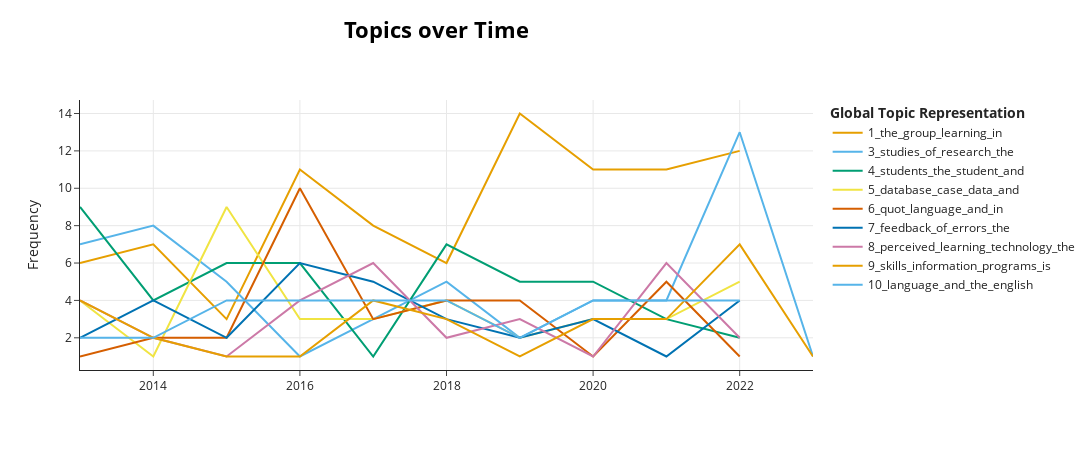

Notebook cell for this chart:
### Code cell
model.visualize_topics_over_time(topics_over_time, topics=[1, 3, 4, 5, 6, 7, 8, 9, 10])
#can innclude topics changing topics_over_time TO topics_over_time, topics=[x, y, z, etc.]

### Figure 1 — Plotly figure (JSON) as saved in the notebook; plotly's stock layout.template omitted (floating-point values rounded to 4 significant figures)
{"data": [{"hoverinfo": "text", "hovertext": ["<b>Topic 1</b><br>Words: group, the, vocabulary, experimental, learning", "<b>Topic 1</b><br>Words: group, the, in, students, experimental", "<b>Topic 1</b><br>Words: chinese, prewriting, characters, cfl, the", "<b>Topic 1</b><br>Words: writing, the, group, in, learning", "<b>Topic 1</b><br>Words: the, learners, group, were, grammar", "<b>Topic 1</b><br>Words: writing, group, the, were, and", "<b>Topic 1</b><br>Words: group, the, learning, english, in", "<b>Topic 1</b><br>Words: the, learning, group, learners, were", "<b>Topic 1</b><br>Words: group, the, writing, and, experimental", "<b>Topic 1</b><br>Words: the, recasts, learning, english, group"], "marker": {"color": "#E69F00"}, "mode": "lines", "name": "1_the_group_learning_in", "type": "scatter", "x": [2013, 2014, 2015, 2016, 2017, 2018, 2019, 2020, 2021, 2022], "y": [6, 7, 3, 11, 8, 6, 14, 11, 11, 12]}, {"hoverinfo": "text", "hovertext": ["<b>Topic 3</b><br>Words: studies, research, effect, of, and", "<b>Topic 3</b><br>Words: mall, studies, of, the, research", "<b>Topic 3</b><br>Words: studies, meta, effect, cmc, research", "<b>Topic 3</b><br>Words: meta, call, sla, studies, covering", "<b>Topic 3</b><br>Words: language, learning, studies, most, and", "<b>Topic 3</b><br>Words: meta, studies, of, research, analyses", "<b>Topic 3</b><br>Words: mobile, effect, l2, studies, assisted", "<b>Topic 3</b><br>Words: studies, the, research, of, were", "<b>Topic 3</b><br>Words: learning, studies, vocabulary, lesl, research", "<b>Topic 3</b><br>Words: studies, tpack, of, the, research", "<b>Topic 3</b><br>Words: srt, were, most, disadvantages, studies"], "marker": {"color": "#56B4E9"}, "mode": "lines", "name": "3_studies_of_research_the", "type": "scatter", "x": [2013, 2014, 2015, 2016, 2017, 2018, 2019, 2020, 2021, 2022, 2023], "y": [7, 8, 5, 1, 3, 5, 2, 4, 4, 13, 1]}, {"hoverinfo": "text", "hovertext": ["<b>Topic 4</b><br>Words: students, course, the, and, student", "<b>Topic 4</b><br>Words: students, digital, discussions, we, online", "<b>Topic 4</b><br>Words: student, students, the, and, classroom", "<b>Topic 4</b><br>Words: tutorial, for, the, learning, student", "<b>Topic 4</b><br>Words: instructor, ic, course, adoption, professor", "<b>Topic 4</b><br>Words: the, students, and, of, digital", "<b>Topic 4</b><br>Words: student, the, exams, team, of", "<b>Topic 4</b><br>Words: class, students, and, participation, the", "<b>Topic 4</b><br>Words: class, agendas, phase, student, in", "<b>Topic 4</b><br>Words: instructional, remote, students, synchronous, instructor"], "marker": {"color": "#009E73"}, "mode": "lines", "name": "4_students_the_student_and", "type": "scatter", "x": [2013, 2014, 2015, 2016, 2017, 2018, 2019, 2020, 2021, 2022], "y": [9, 4, 6, 6, 1, 7, 5, 5, 3, 2]}, {"hoverinfo": "text", "hovertext": ["<b>Topic 5</b><br>Words: database, case, and, to, data", "<b>Topic 5</b><br>Words: database, design, data, inadequate, consequences", "<b>Topic 5</b><br>Words: database, business, case, data, and", "<b>Topic 5</b><br>Words: database, design, and, server, case", "<b>Topic 5</b><br>Words: database, case, carol, business, to", "<b>Topic 5</b><br>Words: database, case, mathematica, and, data", "<b>Topic 5</b><br>Words: visualization, command, data, the, class", "<b>Topic 5</b><br>Words: data, case, database, legacy, system", "<b>Topic 5</b><br>Words: case, data, wait, are, systems", "<b>Topic 5</b><br>Words: database, data, case, the, students"], "marker": {"color": "#F0E442"}, "mode": "lines", "name": "5_database_case_data_and", "type": "scatter", "x": [2013, 2014, 2015, 2016, 2017, 2018, 2019, 2020, 2021, 2022], "y": [4, 1, 9, 3, 3, 4, 2, 3, 3, 5]}, {"hoverinfo": "text", "hovertext": ["<b>Topic 6</b><br>Words: culture, will, at, language, look", "<b>Topic 6</b><br>Words: born, healthcare, quot, icw, nurses", "<b>Topic 6</b><br>Words: and, language, quot, in, literacies", "<b>Topic 6</b><br>Words: quot, language, the, llt, of", "<b>Topic 6</b><br>Words: quot, language, and, learning, multilingual", "<b>Topic 6</b><br>Words: language, in, writing, and, of", "<b>Topic 6</b><br>Words: quot, language, and, media, in", "<b>Topic 6</b><br>Words: quot, language, levine, at, in", "<b>Topic 6</b><br>Words: language, digital, quot, and, the", "<b>Topic 6</b><br>Words: radio, broadcasts, access, en, casa"], "marker": {"color": "#D55E00"}, "mode": "lines", "name": "6_quot_language_and_in", "type": "scatter", "x": [2013, 2014, 2015, 2016, 2017, 2018, 2019, 2020, 2021, 2022], "y": [1, 2, 2, 10, 3, 4, 4, 1, 5, 1]}, {"hoverinfo": "text", "hovertext": ["<b>Topic 7</b><br>Words: linking, adverbials, ddl, phrases, speakers", "<b>Topic 7</b><br>Words: corpus, ddl, language, of, to", "<b>Topic 7</b><br>Words: correct, feedback, criterion, immediate, error", "<b>Topic 7</b><br>Words: errors, awe, feedback, of, causal", "<b>Topic 7</b><br>Words: concordance, of, feedback, errors, corpus", "<b>Topic 7</b><br>Words: errors, awcf, of, feedback, which", "<b>Topic 7</b><br>Words: approach, the, knowledge, complexity, that", "<b>Topic 7</b><br>Words: mt, writing, errors, feedback, gcs", "<b>Topic 7</b><br>Words: microsystems, accuracy, writings, balanced, features", "<b>Topic 7</b><br>Words: feedback, awe, the, writing, game"], "marker": {"color": "#0072B2"}, "mode": "lines", "name": "7_feedback_of_errors_the", "type": "scatter", "x": [2013, 2014, 2015, 2016, 2017, 2018, 2019, 2020, 2021, 2022], "y": [2, 4, 2, 6, 5, 3, 2, 3, 1, 4]}, {"hoverinfo": "text", "hovertext": ["<b>Topic 8</b><br>Words: technology, learning, perceived, use, of", "<b>Topic 8</b><br>Words: learning, synchronicity, ubiquitous, satisfaction, the", "<b>Topic 8</b><br>Words: erp, expectancy, effort, attitude, positively", "<b>Topic 8</b><br>Words: perceived, acceptance, factors, model, pu", "<b>Topic 8</b><br>Words: perceived, of, usefulness, teachers, tam", "<b>Topic 8</b><br>Words: fit, quality, mim, lms, technology", "<b>Topic 8</b><br>Words: self, perceived, efficacy, competition, circles", "<b>Topic 8</b><br>Words: perceived, app, users, ease, tam", "<b>Topic 8</b><br>Words: perceived, learning, satisfaction, intention, the", "<b>Topic 8</b><br>Words: technology, gamifying, curiosity, epistemic, gamification"], "marker": {"color": "#CC79A7"}, "mode": "lines", "name": "8_perceived_learning_technology_the", "type": "scatter", "x": [2013, 2014, 2015, 2016, 2017, 2018, 2019, 2020, 2021, 2022], "y": [4, 2, 1, 4, 6, 2, 3, 1, 6, 2]}, {"hoverinfo": "text", "hovertext": ["<b>Topic 9</b><br>Words: skills, information, systems, graduates, of", "<b>Topic 9</b><br>Words: is, employer, it, programs, information", "<b>Topic 9</b><br>Words: core, is, programs, courses, curricula", "<b>Topic 9</b><br>Words: programs, curriculum, it, expanded, security", "<b>Topic 9</b><br>Words: sm, programs, skills, information, certifications", "<b>Topic 9</b><br>Words: employers, skills, information, systems, valuations", "<b>Topic 9</b><br>Words: is, content, employer, skills, curriculum", "<b>Topic 9</b><br>Words: information, analytics, programs, business, systems", "<b>Topic 9</b><br>Words: privacy, skills, analytics, information, is", "<b>Topic 9</b><br>Words: skills, analytics, dm, information, is", "<b>Topic 9</b><br>Words: engineering, job, industry, mechanical, laboratories"], "marker": {"color": "#E69F00"}, "mode": "lines", "name": "9_skills_information_programs_is", "type": "scatter", "x": [2013, 2014, 2015, 2016, 2017, 2018, 2019, 2020, 2021, 2022, 2023], "y": [4, 2, 1, 1, 4, 3, 1, 3, 3, 7, 1]}, {"hoverinfo": "text", "hovertext": ["<b>Topic 10</b><br>Words: chinese, american, their, mandarin, project", "<b>Topic 10</b><br>Words: youtube, microteaching, service, pre, language", "<b>Topic 10</b><br>Words: website, ell, efl, language, english", "<b>Topic 10</b><br>Words: language, cultural, ubod, and, awareness", "<b>Topic 10</b><br>Words: ells, language, and, the, learners", "<b>Topic 10</b><br>Words: english, language, participants, and, to", "<b>Topic 10</b><br>Words: chinese, feedback, and, linguacultural, ended", "<b>Topic 10</b><br>Words: gaming, language, and, english, in", "<b>Topic 10</b><br>Words: the, automated, and, grammar, english"], "marker": {"color": "#56B4E9"}, "mode": "lines", "name": "10_language_and_the_english", "type": "scatter", "x": [2013, 2014, 2015, 2016, 2017, 2018, 2019, 2020, 2022], "y": [2, 2, 4, 4, 4, 4, 2, 4, 4]}], "layout": {"height": 450, "hoverlabel": {"bgcolor": "white", "font": {"family": "Rockwell", "size": 16}}, "legend": {"title": {"text": "<b>Global Topic Representation"}}, "title": {"font": {"color": "Black", "size": 22}, "text": "<b>Topics over Time</b>", "x": 0.4, "xanchor": "center", "y": 0.95, "yanchor": "top"}, "width": 1250, "xaxis": {"showgrid": true}, "yaxis": {"showgrid": true, "title": {"text": "Frequency"}}}}
